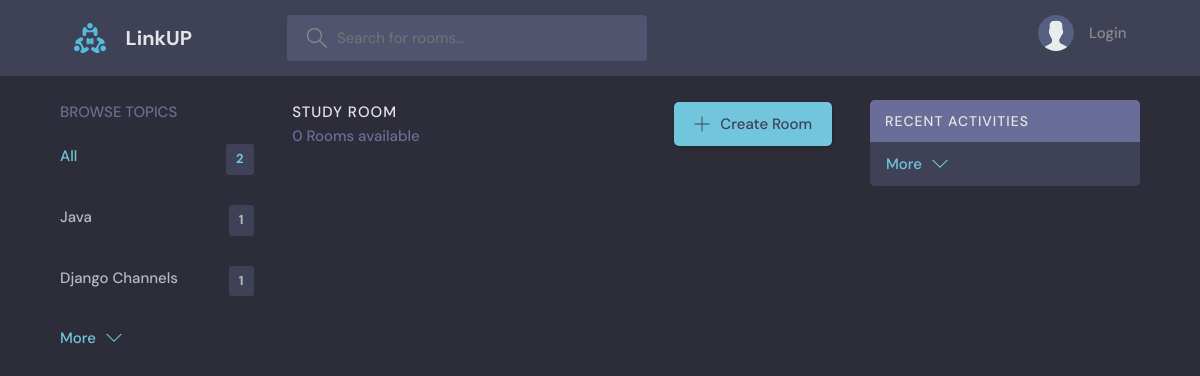
The page /?q=Tablue on the database as committed earlier.
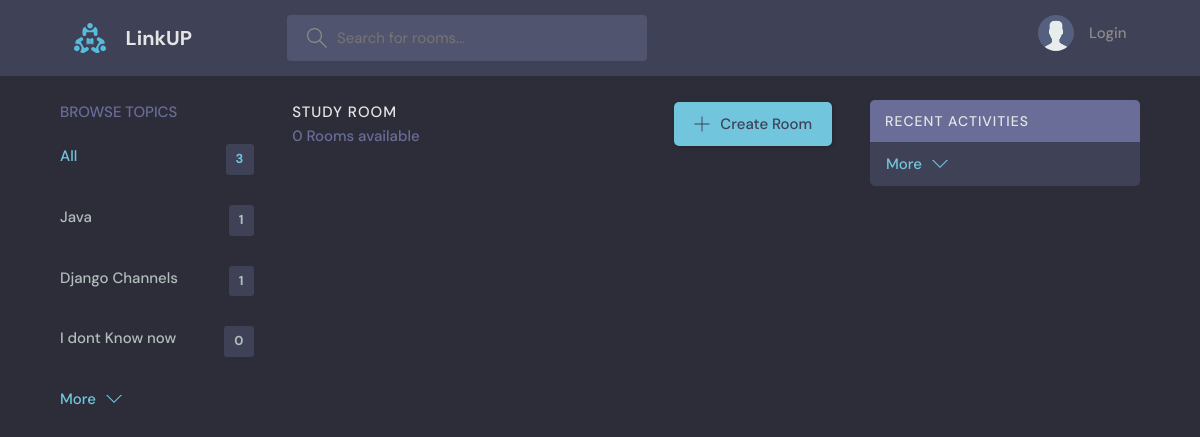
The same page on the database as committed later.
### base/models.py (models this page shows, shortened)
class Topic(models.Model):
    name = models.CharField(max_length=200)

### base/views.py (the view)
# urls.py: path('', views.home, name = "home"),
def home(request):
    q = request.GET.get('q') if request.GET.get('q') != None else ''
    rooms = Room.objects.filter(
        Q(topic__name__icontains = q) | Q(name__icontains = q) | Q(description__icontains = q)
    )
    topics = Topic.objects.all()[0:10]
    room_count = rooms.count()
    room_messages = Message.objects.filter(Q(room__topic__name__icontains=q))[0:4]
    context = {'rooms' : rooms, 'topics' : topics, 'room_count' : room_count, 'room_messages' : room_messages}
    return render(request, 'base/home.html', context)

### base/templates/base/home.html (shortened to what this page needs)
{% extends "main.html" %}
{% block content %}
    <main class="layout layout--3">
      <div class="container">
        {% include "base/topics_component.html" %}
        <div class="roomList">
          <div class="roomList__header">
            <div>
              <h2>Study Room</h2>
              <p>{{room_count}} Rooms available</p>
            </div>
            <a class="btn btn--main" href="{% url 'create-room' %}">
              <svg version="1.1" xmlns="http://www.w3.org/2000/svg" width="32" height="32" viewBox="0 0 32 32">
                <title>add</title>
                <path
                  d="M16.943 0.943h-1.885v14.115h-14.115v1.885h14.115v14.115h1.885v-14.115h14.115v-1.885h-14.115v-14.115z"
                ></path>
              </svg>
              Create Room
            </a>
          </div>
        </div>
         {% include 'base/activity_component.html' %}
      </div>
    </main>
{% endblock %}

### base/templates/base/topics_component.html
<div class="topics">
    <div class="topics__header">
      <h2>Browse Topics</h2>
    </div>
    <ul class="topics__list">
      <li>
        <a href="{% url 'home' %}" class="active">All <span>{{topics.count}}</span></a>
      </li>
      {% for topic in topics %}
      <li>
        <a href="{% url 'home' %}?q={{topic.name}}">{{topic.name}} <span>{{topic.room_set.all.count}}</span></a>
      </li>
      {% endfor %}
    </ul>
    <a class="btn btn--link" href="{% url 'topics' %}">
      More
      <svg version="1.1" xmlns="http://www.w3.org/2000/svg" width="32" height="32" viewBox="0 0 32 32">
        <title>chevron-down</title>
        <path d="M16 21l-13-13h-3l16 16 16-16h-3l-13 13z"></path>
      </svg>
    </a>
  </div>

Rows that differ between the two databases and show on the page:
added Topic: name "I dont Know now", room_set.all.count "0"
Other text that changed with them:
{{ topics.count }}: "2" → "3"
